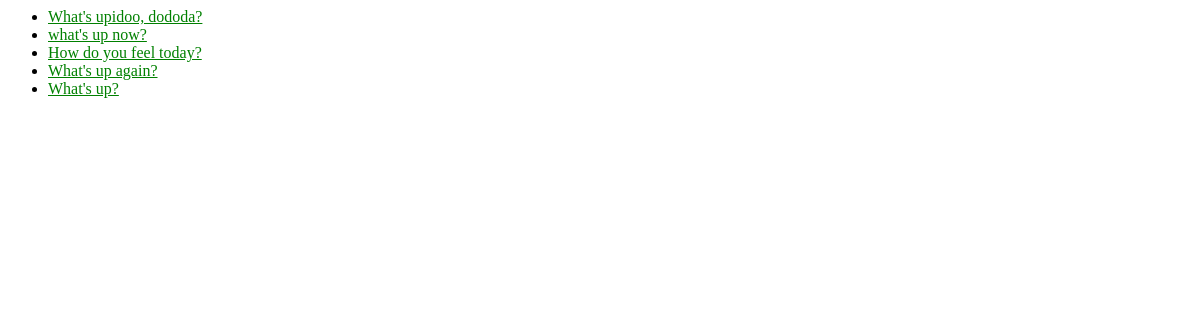
/polls/, run on an earlier commit of the app's database.
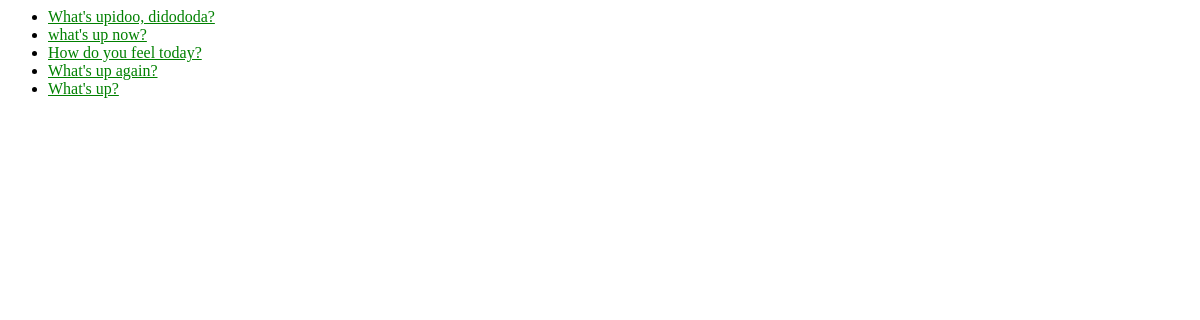
And on a later commit of the database.
### polls/models.py (models this page shows, shortened)
class Question(models.Model):
    question_text = models.CharField(max_length=200)
    pub_date = models.DateTimeField('date published')

### polls/views.py (the view)
# urls.py: path('', views.index)
def index(request):
  latest_question_list = Question.objects.order_by('-pub_date')[:5]
  context = {'latest_question_list': latest_question_list}
  return render(request, 'polls/index.html', context)

### polls/templates/polls/index.html
{% load static %}
<link rel="stylesheet" type="text/css" href="{% static 'polls/style.css' %}" />
{% if latest_question_list %}
    <ul>
    {% for question in latest_question_list %}
        <li><a href="{% url 'detail' question.id %}">
          {{ question.question_text }}
        </a></li>
    {% endfor %}
    </ul>
{% else %}
    <p>No polls are available.</p>
{% endif %}

### polls/static/polls/style.css (style rules this page uses)
li a { color: green; }

What changed in the data, as far as the page shows it:
changed Question: question_text "What's upidoo, dododa?" → "What's upidoo, didododa?"
